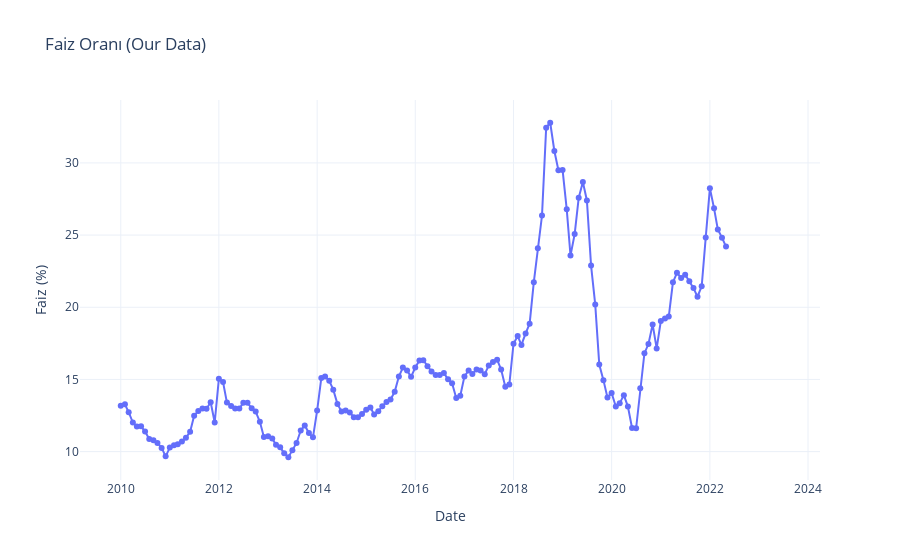

The code cell stored with this chart in its notebook:
### Markdown cell above
### Faiz Fill (EVDS)


After reviewing the Faiz values, I observed that they are consistent with real world data and are not artificial. We will fill these values using a TCMB EVDS API.

If you dont have an EVDS API Key, reach me out so that i can help you.

### Code cell
fig = px.line(df, 
              x="Date", 
              y="Faiz", 
              title="Faiz Oranı (Our Data)",
              markers=True)

fig.update_traces(mode="lines+markers", hovertemplate="Tarih=%{x}<br>Faiz=%{y:.2f}")
fig.update_layout(
    xaxis_title="Date",
    yaxis_title="Faiz (%)",
    template="plotly_white",
    hovermode="x unified"
)

fig.show()

### Figure 1 — Plotly figure (JSON) as saved in the notebook; plotly's stock layout.template omitted (floating-point values rounded to 4 significant figures; data arrays with more than 128 entries replaced by an {"elided": "..."} marker saying what was removed)
{"data": [{"hovertemplate": "Tarih=%{x}<br>Faiz=%{y:.2f}", "legendgroup": "", "line": {"color": "#636efa", "dash": "solid"}, "marker": {"symbol": "circle"}, "mode": "lines+markers", "name": "", "orientation": "v", "showlegend": false, "type": "scatter", "x": {"elided": "162 str values"}, "xaxis": "x", "y": {"elided": "162 float values"}, "yaxis": "y"}], "layout": {"hovermode": "x unified", "legend": {"tracegroupgap": 0}, "title": {"text": "Faiz Oranı (Our Data)"}, "xaxis": {"anchor": "y", "domain": [0, 1], "title": {"text": "Date"}}, "yaxis": {"anchor": "x", "domain": [0, 1], "title": {"text": "Faiz (%)"}}}}
